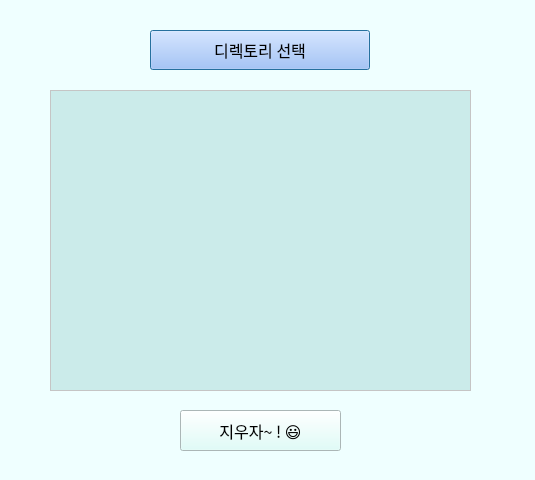
<?xml version="1.0" encoding="UTF-8"?>
<ui version="4.0">
 <class>PicRemover</class>
 <widget class="QDialog" name="PicRemover">
  <property name="windowModality">
   <enum>Qt::NonModal</enum>
  </property>
  <property name="enabled">
   <bool>true</bool>
  </property>
  <property name="geometry">
   <rect>
    <x>0</x>
    <y>0</y>
    <width>535</width>
    <height>480</height>
   </rect>
  </property>
  <property name="sizePolicy">
   <sizepolicy hsizetype="Fixed" vsizetype="Fixed">
    <horstretch>0</horstretch>
    <verstretch>0</verstretch>
   </sizepolicy>
  </property>
  <property name="minimumSize">
   <size>
    <width>535</width>
    <height>480</height>
   </size>
  </property>
  <property name="maximumSize">
   <size>
    <width>535</width>
    <height>480</height>
   </size>
  </property>
  <property name="palette">
   <palette>
    <active>
     <colorrole role="WindowText">
      <brush brushstyle="SolidPattern">
       <color alpha="255">
        <red>0</red>
        <green>0</green>
        <blue>0</blue>
       </color>
      </brush>
     </colorrole>
     <colorrole role="Button">
      <brush brushstyle="SolidPattern">
       <color alpha="255">
        <red>215</red>
        <green>255</green>
        <blue>249</blue>
       </color>
      </brush>
     </colorrole>
     <colorrole role="Light">
      <brush brushstyle="SolidPattern">
       <color alpha="255">
        <red>255</red>
        <green>255</green>
        <blue>255</blue>
       </color>
      </brush>
     </colorrole>
     <colorrole role="Midlight">
      <brush brushstyle="SolidPattern">
       <color alpha="255">
        <red>255</red>
        <green>255</green>
        <blue>255</blue>
       </color>
      </brush>
     </colorrole>
     <colorrole role="Dark">
      <brush brushstyle="SolidPattern">
       <color alpha="255">
        <red>255</red>
        <green>255</green>
        <blue>255</blue>
       </color>
      </brush>
     </colorrole>
     <colorrole role="Mid">
      <brush brushstyle="SolidPattern">
       <color alpha="255">
        <red>255</red>
        <green>255</green>
        <blue>255</blue>
       </color>
      </brush>
     </colorrole>
     <colorrole role="Text">
      <brush brushstyle="SolidPattern">
       <color alpha="255">
        <red>0</red>
        <green>0</green>
        <blue>0</blue>
       </color>
      </brush>
     </colorrole>
     <colorrole role="BrightText">
      <brush brushstyle="SolidPattern">
       <color alpha="255">
        <red>255</red>
        <green>255</green>
        <blue>255</blue>
       </color>
      </brush>
     </colorrole>
     <colorrole role="ButtonText">
      <brush brushstyle="SolidPattern">
       <color alpha="255">
        <red>0</red>
        <green>0</green>
        <blue>0</blue>
       </color>
      </brush>
     </colorrole>
     <colorrole role="Base">
      <brush brushstyle="SolidPattern">
       <color alpha="255">
        <red>232</red>
        <green>232</green>
        <blue>232</blue>
       </color>
      </brush>
     </colorrole>
     <colorrole role="Window">
      <brush brushstyle="SolidPattern">
       <color alpha="255">
        <red>239</red>
        <green>255</green>
        <blue>255</blue>
       </color>
      </brush>
     </colorrole>
     <colorrole role="Shadow">
      <brush brushstyle="SolidPattern">
       <color alpha="255">
        <red>0</red>
        <green>0</green>
        <blue>0</blue>
       </color>
      </brush>
     </colorrole>
     <colorrole role="AlternateBase">
      <brush brushstyle="SolidPattern">
       <color alpha="255">
        <red>255</red>
        <green>255</green>
        <blue>255</blue>
       </color>
      </brush>
     </colorrole>
     <colorrole role="ToolTipBase">
      <brush brushstyle="SolidPattern">
       <color alpha="255">
        <red>255</red>
        <green>255</green>
        <blue>220</blue>
       </color>
      </brush>
     </colorrole>
     <colorrole role="ToolTipText">
      <brush brushstyle="SolidPattern">
       <color alpha="255">
        <red>0</red>
        <green>0</green>
        <blue>0</blue>
       </color>
      </brush>
     </colorrole>
    </active>
    <inactive>
     <colorrole role="WindowText">
      <brush brushstyle="SolidPattern">
       <color alpha="255">
        <red>0</red>
        <green>0</green>
        <blue>0</blue>
       </color>
      </brush>
     </colorrole>
     <colorrole role="Button">
      <brush brushstyle="SolidPattern">
       <color alpha="255">
        <red>215</red>
        <green>255</green>
        <blue>249</blue>
       </color>
      </brush>
     </colorrole>
     <colorrole role="Light">
      <brush brushstyle="SolidPattern">
       <color alpha="255">
        <red>255</red>
        <green>255</green>
        <blue>255</blue>
       </color>
      </brush>
     </colorrole>
     <colorrole role="Midlight">
      <brush brushstyle="SolidPattern">
       <color alpha="255">
        <red>255</red>
        <green>255</green>
        <blue>255</blue>
       </color>
      </brush>
     </colorrole>
     <colorrole role="Dark">
      <brush brushstyle="SolidPattern">
       <color alpha="255">
        <red>255</red>
        <green>255</green>
        <blue>255</blue>
       </color>
      </brush>
     </colorrole>
     <colorrole role="Mid">
      <brush brushstyle="SolidPattern">
       <color alpha="255">
        <red>255</red>
        <green>255</green>
        <blue>255</blue>
       </color>
      </brush>
     </colorrole>
     <colorrole role="Text">
      <brush brushstyle="SolidPattern">
       <color alpha="255">
        <red>0</red>
        <green>0</green>
        <blue>0</blue>
       </color>
      </brush>
     </colorrole>
     <colorrole role="BrightText">
      <brush brushstyle="SolidPattern">
       <color alpha="255">
        <red>255</red>
        <green>255</green>
        <blue>255</blue>
       </color>
      </brush>
     </colorrole>
     <colorrole role="ButtonText">
      <brush brushstyle="SolidPattern">
       <color alpha="255">
        <red>0</red>
        <green>0</green>
        <blue>0</blue>
       </color>
      </brush>
     </colorrole>
     <colorrole role="Base">
      <brush brushstyle="SolidPattern">
       <color alpha="255">
        <red>232</red>
        <green>232</green>
        <blue>232</blue>
       </color>
      </brush>
     </colorrole>
     <colorrole role="Window">
      <brush brushstyle="SolidPattern">
       <color alpha="255">
        <red>239</red>
        <green>255</green>
        <blue>255</blue>
       </color>
      </brush>
     </colorrole>
     <colorrole role="Shadow">
      <brush brushstyle="SolidPattern">
       <color alpha="255">
        <red>0</red>
        <green>0</green>
        <blue>0</blue>
       </color>
      </brush>
     </colorrole>
     <colorrole role="AlternateBase">
      <brush brushstyle="SolidPattern">
       <color alpha="255">
        <red>255</red>
        <green>255</green>
        <blue>255</blue>
       </color>
      </brush>
     </colorrole>
     <colorrole role="ToolTipBase">
      <brush brushstyle="SolidPattern">
       <color alpha="255">
        <red>255</red>
        <green>255</green>
        <blue>220</blue>
       </color>
      </brush>
     </colorrole>
     <colorrole role="ToolTipText">
      <brush brushstyle="SolidPattern">
       <color alpha="255">
        <red>0</red>
        <green>0</green>
        <blue>0</blue>
       </color>
      </brush>
     </colorrole>
    </inactive>
    <disabled>
     <colorrole role="WindowText">
      <brush brushstyle="SolidPattern">
       <color alpha="255">
        <red>255</red>
        <green>255</green>
        <blue>255</blue>
       </color>
      </brush>
     </colorrole>
     <colorrole role="Button">
      <brush brushstyle="SolidPattern">
       <color alpha="255">
        <red>215</red>
        <green>255</green>
        <blue>249</blue>
       </color>
      </brush>
     </colorrole>
     <colorrole role="Light">
      <brush brushstyle="SolidPattern">
       <color alpha="255">
        <red>255</red>
        <green>255</green>
        <blue>255</blue>
       </color>
      </brush>
     </colorrole>
     <colorrole role="Midlight">
      <brush brushstyle="SolidPattern">
       <color alpha="255">
        <red>255</red>
        <green>255</green>
        <blue>255</blue>
       </color>
      </brush>
     </colorrole>
     <colorrole role="Dark">
      <brush brushstyle="SolidPattern">
       <color alpha="255">
        <red>255</red>
        <green>255</green>
        <blue>255</blue>
       </color>
      </brush>
     </colorrole>
     <colorrole role="Mid">
      <brush brushstyle="SolidPattern">
       <color alpha="255">
        <red>255</red>
        <green>255</green>
        <blue>255</blue>
       </color>
      </brush>
     </colorrole>
     <colorrole role="Text">
      <brush brushstyle="SolidPattern">
       <color alpha="255">
        <red>255</red>
        <green>255</green>
        <blue>255</blue>
       </color>
      </brush>
     </colorrole>
     <colorrole role="BrightText">
      <brush brushstyle="SolidPattern">
       <color alpha="255">
        <red>255</red>
        <green>255</green>
        <blue>255</blue>
       </color>
      </brush>
     </colorrole>
     <colorrole role="ButtonText">
      <brush brushstyle="SolidPattern">
       <color alpha="255">
        <red>255</red>
        <green>255</green>
        <blue>255</blue>
       </color>
      </brush>
     </colorrole>
     <colorrole role="Base">
      <brush brushstyle="SolidPattern">
       <color alpha="255">
        <red>239</red>
        <green>255</green>
        <blue>255</blue>
       </color>
      </brush>
     </colorrole>
     <colorrole role="Window">
      <brush brushstyle="SolidPattern">
       <color alpha="255">
        <red>239</red>
        <green>255</green>
        <blue>255</blue>
       </color>
      </brush>
     </colorrole>
     <colorrole role="Shadow">
      <brush brushstyle="SolidPattern">
       <color alpha="255">
        <red>0</red>
        <green>0</green>
        <blue>0</blue>
       </color>
      </brush>
     </colorrole>
     <colorrole role="AlternateBase">
      <brush brushstyle="SolidPattern">
       <color alpha="255">
        <red>255</red>
        <green>255</green>
        <blue>255</blue>
       </color>
      </brush>
     </colorrole>
     <colorrole role="ToolTipBase">
      <brush brushstyle="SolidPattern">
       <color alpha="255">
        <red>255</red>
        <green>255</green>
        <blue>220</blue>
       </color>
      </brush>
     </colorrole>
     <colorrole role="ToolTipText">
      <brush brushstyle="SolidPattern">
       <color alpha="255">
        <red>0</red>
        <green>0</green>
        <blue>0</blue>
       </color>
      </brush>
     </colorrole>
    </disabled>
   </palette>
  </property>
  <property name="font">
   <font>
    <family>아리따-돋움(TTF)-SemiBold</family>
    <pointsize>12</pointsize>
   </font>
  </property>
  <property name="contextMenuPolicy">
   <enum>Qt::CustomContextMenu</enum>
  </property>
  <property name="acceptDrops">
   <bool>false</bool>
  </property>
  <property name="windowTitle">
   <string>Pic Remover</string>
  </property>
  <property name="layoutDirection">
   <enum>Qt::LeftToRight</enum>
  </property>
  <widget class="QPushButton" name="upload_btn">
   <property name="geometry">
    <rect>
     <x>150</x>
     <y>30</y>
     <width>220</width>
     <height>40</height>
    </rect>
   </property>
   <property name="sizePolicy">
    <sizepolicy hsizetype="Fixed" vsizetype="Fixed">
     <horstretch>0</horstretch>
     <verstretch>0</verstretch>
    </sizepolicy>
   </property>
   <property name="maximumSize">
    <size>
     <width>220</width>
     <height>40</height>
    </size>
   </property>
   <property name="palette">
    <palette>
     <active>
      <colorrole role="WindowText">
       <brush brushstyle="SolidPattern">
        <color alpha="255">
         <red>0</red>
         <green>0</green>
         <blue>0</blue>
        </color>
       </brush>
      </colorrole>
      <colorrole role="Button">
       <brush brushstyle="SolidPattern">
        <color alpha="255">
         <red>156</red>
         <green>188</green>
         <blue>255</blue>
        </color>
       </brush>
      </colorrole>
      <colorrole role="Light">
       <brush brushstyle="SolidPattern">
        <color alpha="255">
         <red>255</red>
         <green>255</green>
         <blue>255</blue>
        </color>
       </brush>
      </colorrole>
      <colorrole role="Midlight">
       <brush brushstyle="SolidPattern">
        <color alpha="255">
         <red>205</red>
         <green>221</green>
         <blue>255</blue>
        </color>
       </brush>
      </colorrole>
      <colorrole role="Dark">
       <brush brushstyle="SolidPattern">
        <color alpha="255">
         <red>78</red>
         <green>94</green>
         <blue>127</blue>
        </color>
       </brush>
      </colorrole>
      <colorrole role="Mid">
       <brush brushstyle="SolidPattern">
        <color alpha="255">
         <red>104</red>
         <green>125</green>
         <blue>170</blue>
        </color>
       </brush>
      </colorrole>
      <colorrole role="Text">
       <brush brushstyle="SolidPattern">
        <color alpha="255">
         <red>0</red>
         <green>0</green>
         <blue>0</blue>
        </color>
       </brush>
      </colorrole>
      <colorrole role="BrightText">
       <brush brushstyle="SolidPattern">
        <color alpha="255">
         <red>255</red>
         <green>255</green>
         <blue>255</blue>
        </color>
       </brush>
      </colorrole>
      <colorrole role="ButtonText">
       <brush brushstyle="SolidPattern">
        <color alpha="255">
         <red>0</red>
         <green>0</green>
         <blue>0</blue>
        </color>
       </brush>
      </colorrole>
      <colorrole role="Base">
       <brush brushstyle="SolidPattern">
        <color alpha="255">
         <red>255</red>
         <green>255</green>
         <blue>255</blue>
        </color>
       </brush>
      </colorrole>
      <colorrole role="Window">
       <brush brushstyle="SolidPattern">
        <color alpha="255">
         <red>156</red>
         <green>188</green>
         <blue>255</blue>
        </color>
       </brush>
      </colorrole>
      <colorrole role="Shadow">
       <brush brushstyle="SolidPattern">
        <color alpha="255">
         <red>0</red>
         <green>0</green>
         <blue>0</blue>
        </color>
       </brush>
      </colorrole>
      <colorrole role="AlternateBase">
       <brush brushstyle="SolidPattern">
        <color alpha="255">
         <red>205</red>
         <green>221</green>
         <blue>255</blue>
        </color>
       </brush>
      </colorrole>
      <colorrole role="ToolTipBase">
       <brush brushstyle="SolidPattern">
        <color alpha="255">
         <red>255</red>
         <green>255</green>
         <blue>220</blue>
        </color>
       </brush>
      </colorrole>
      <colorrole role="ToolTipText">
       <brush brushstyle="SolidPattern">
        <color alpha="255">
         <red>0</red>
         <green>0</green>
         <blue>0</blue>
        </color>
       </brush>
      </colorrole>
     </active>
     <inactive>
      <colorrole role="WindowText">
       <brush brushstyle="SolidPattern">
        <color alpha="255">
         <red>0</red>
         <green>0</green>
         <blue>0</blue>
        </color>
       </brush>
      </colorrole>
      <colorrole role="Button">
       <brush brushstyle="SolidPattern">
        <color alpha="255">
         <red>156</red>
         <green>188</green>
         <blue>255</blue>
        </color>
       </brush>
      </colorrole>
      <colorrole role="Light">
       <brush brushstyle="SolidPattern">
        <color alpha="255">
         <red>255</red>
         <green>255</green>
         <blue>255</blue>
        </color>
       </brush>
      </colorrole>
      <colorrole role="Midlight">
       <brush brushstyle="SolidPattern">
        <color alpha="255">
         <red>205</red>
         <green>221</green>
         <blue>255</blue>
        </color>
       </brush>
      </colorrole>
      <colorrole role="Dark">
       <brush brushstyle="SolidPattern">
        <color alpha="255">
         <red>78</red>
         <green>94</green>
         <blue>127</blue>
        </color>
       </brush>
      </colorrole>
      <colorrole role="Mid">
       <brush brushstyle="SolidPattern">
        <color alpha="255">
         <red>104</red>
         <green>125</green>
         <blue>170</blue>
        </color>
       </brush>
      </colorrole>
      <colorrole role="Text">
       <brush brushstyle="SolidPattern">
        <color alpha="255">
         <red>0</red>
         <green>0</green>
         <blue>0</blue>
        </color>
       </brush>
      </colorrole>
      <colorrole role="BrightText">
       <brush brushstyle="SolidPattern">
        <color alpha="255">
         <red>255</red>
         <green>255</green>
         <blue>255</blue>
        </color>
       </brush>
      </colorrole>
      <colorrole role="ButtonText">
       <brush brushstyle="SolidPattern">
        <color alpha="255">
         <red>0</red>
         <green>0</green>
         <blue>0</blue>
        </color>
       </brush>
      </colorrole>
      <colorrole role="Base">
       <brush brushstyle="SolidPattern">
        <color alpha="255">
         <red>255</red>
         <green>255</green>
         <blue>255</blue>
        </color>
       </brush>
      </colorrole>
      <colorrole role="Window">
       <brush brushstyle="SolidPattern">
        <color alpha="255">
         <red>156</red>
         <green>188</green>
         <blue>255</blue>
        </color>
       </brush>
      </colorrole>
      <colorrole role="Shadow">
       <brush brushstyle="SolidPattern">
        <color alpha="255">
         <red>0</red>
         <green>0</green>
         <blue>0</blue>
        </color>
       </brush>
      </colorrole>
      <colorrole role="AlternateBase">
       <brush brushstyle="SolidPattern">
        <color alpha="255">
         <red>205</red>
         <green>221</green>
         <blue>255</blue>
        </color>
       </brush>
      </colorrole>
      <colorrole role="ToolTipBase">
       <brush brushstyle="SolidPattern">
        <color alpha="255">
         <red>255</red>
         <green>255</green>
         <blue>220</blue>
        </color>
       </brush>
      </colorrole>
      <colorrole role="ToolTipText">
       <brush brushstyle="SolidPattern">
        <color alpha="255">
         <red>0</red>
         <green>0</green>
         <blue>0</blue>
        </color>
       </brush>
      </colorrole>
     </inactive>
     <disabled>
      <colorrole role="WindowText">
       <brush brushstyle="SolidPattern">
        <color alpha="255">
         <red>78</red>
         <green>94</green>
         <blue>127</blue>
        </color>
       </brush>
      </colorrole>
      <colorrole role="Button">
       <brush brushstyle="SolidPattern">
        <color alpha="255">
         <red>156</red>
         <green>188</green>
         <blue>255</blue>
        </color>
       </brush>
      </colorrole>
      <colorrole role="Light">
       <brush brushstyle="SolidPattern">
        <color alpha="255">
         <red>255</red>
         <green>255</green>
         <blue>255</blue>
        </color>
       </brush>
      </colorrole>
      <colorrole role="Midlight">
       <brush brushstyle="SolidPattern">
        <color alpha="255">
         <red>205</red>
         <green>221</green>
         <blue>255</blue>
        </color>
       </brush>
      </colorrole>
      <colorrole role="Dark">
       <brush brushstyle="SolidPattern">
        <color alpha="255">
         <red>78</red>
         <green>94</green>
         <blue>127</blue>
        </color>
       </brush>
      </colorrole>
      <colorrole role="Mid">
       <brush brushstyle="SolidPattern">
        <color alpha="255">
         <red>104</red>
         <green>125</green>
         <blue>170</blue>
        </color>
       </brush>
      </colorrole>
      <colorrole role="Text">
       <brush brushstyle="SolidPattern">
        <color alpha="255">
         <red>78</red>
         <green>94</green>
         <blue>127</blue>
        </color>
       </brush>
      </colorrole>
      <colorrole role="BrightText">
       <brush brushstyle="SolidPattern">
        <color alpha="255">
         <red>255</red>
         <green>255</green>
         <blue>255</blue>
        </color>
       </brush>
      </colorrole>
      <colorrole role="ButtonText">
       <brush brushstyle="SolidPattern">
        <color alpha="255">
         <red>78</red>
         <green>94</green>
         <blue>127</blue>
        </color>
       </brush>
      </colorrole>
      <colorrole role="Base">
       <brush brushstyle="SolidPattern">
        <color alpha="255">
         <red>156</red>
         <green>188</green>
         <blue>255</blue>
        </color>
       </brush>
      </colorrole>
      <colorrole role="Window">
       <brush brushstyle="SolidPattern">
        <color alpha="255">
         <red>156</red>
         <green>188</green>
         <blue>255</blue>
        </color>
       </brush>
      </colorrole>
      <colorrole role="Shadow">
       <brush brushstyle="SolidPattern">
        <color alpha="255">
         <red>0</red>
         <green>0</green>
         <blue>0</blue>
        </color>
       </brush>
      </colorrole>
      <colorrole role="AlternateBase">
       <brush brushstyle="SolidPattern">
        <color alpha="255">
         <red>156</red>
         <green>188</green>
         <blue>255</blue>
        </color>
       </brush>
      </colorrole>
      <colorrole role="ToolTipBase">
       <brush brushstyle="SolidPattern">
        <color alpha="255">
         <red>255</red>
         <green>255</green>
         <blue>220</blue>
        </color>
       </brush>
      </colorrole>
      <colorrole role="ToolTipText">
       <brush brushstyle="SolidPattern">
        <color alpha="255">
         <red>0</red>
         <green>0</green>
         <blue>0</blue>
        </color>
       </brush>
      </colorrole>
     </disabled>
    </palette>
   </property>
   <property name="font">
    <font>
     <family>아리따-돋움(TTF)-SemiBold</family>
     <pointsize>12</pointsize>
    </font>
   </property>
   <property name="autoFillBackground">
    <bool>false</bool>
   </property>
   <property name="styleSheet">
    <string notr="true">background.rgb(201, 255, 208)</string>
   </property>
   <property name="text">
    <string>디렉토리 선택</string>
   </property>
  </widget>
  <widget class="QTextBrowser" name="duplites">
   <property name="geometry">
    <rect>
     <x>50</x>
     <y>90</y>
     <width>421</width>
     <height>301</height>
    </rect>
   </property>
   <property name="palette">
    <palette>
     <active>
      <colorrole role="WindowText">
       <brush brushstyle="SolidPattern">
        <color alpha="255">
         <red>0</red>
         <green>0</green>
         <blue>0</blue>
        </color>
       </brush>
      </colorrole>
      <colorrole role="Button">
       <brush brushstyle="SolidPattern">
        <color alpha="255">
         <red>255</red>
         <green>255</green>
         <blue>255</blue>
        </color>
       </brush>
      </colorrole>
      <colorrole role="Light">
       <brush brushstyle="SolidPattern">
        <color alpha="255">
         <red>255</red>
         <green>255</green>
         <blue>255</blue>
        </color>
       </brush>
      </colorrole>
      <colorrole role="Midlight">
       <brush brushstyle="SolidPattern">
        <color alpha="255">
         <red>255</red>
         <green>255</green>
         <blue>255</blue>
        </color>
       </brush>
      </colorrole>
      <colorrole role="Dark">
       <brush brushstyle="SolidPattern">
        <color alpha="255">
         <red>127</red>
         <green>127</green>
         <blue>127</blue>
        </color>
       </brush>
      </colorrole>
      <colorrole role="Mid">
       <brush brushstyle="SolidPattern">
        <color alpha="255">
         <red>170</red>
         <green>170</green>
         <blue>170</blue>
        </color>
       </brush>
      </colorrole>
      <colorrole role="Text">
       <brush brushstyle="SolidPattern">
        <color alpha="255">
         <red>0</red>
         <green>0</green>
         <blue>0</blue>
        </color>
       </brush>
      </colorrole>
      <colorrole role="BrightText">
       <brush brushstyle="SolidPattern">
        <color alpha="255">
         <red>255</red>
         <green>255</green>
         <blue>255</blue>
        </color>
       </brush>
      </colorrole>
      <colorrole role="ButtonText">
       <brush brushstyle="SolidPattern">
        <color alpha="255">
         <red>0</red>
         <green>0</green>
         <blue>0</blue>
        </color>
       </brush>
      </colorrole>
      <colorrole role="Base">
       <brush brushstyle="SolidPattern">
        <color alpha="255">
         <red>203</red>
         <green>235</green>
         <blue>234</blue>
        </color>
       </brush>
      </colorrole>
      <colorrole role="Window">
       <brush brushstyle="SolidPattern">
        <color alpha="255">
         <red>255</red>
         <green>255</green>
         <blue>255</blue>
        </color>
       </brush>
      </colorrole>
      <colorrole role="Shadow">
       <brush brushstyle="SolidPattern">
        <color alpha="255">
         <red>0</red>
         <green>0</green>
         <blue>0</blue>
        </color>
       </brush>
      </colorrole>
      <colorrole role="AlternateBase">
       <brush brushstyle="SolidPattern">
        <color alpha="255">
         <red>255</red>
         <green>255</green>
         <blue>255</blue>
        </color>
       </brush>
      </colorrole>
      <colorrole role="ToolTipBase">
       <brush brushstyle="SolidPattern">
        <color alpha="255">
         <red>255</red>
         <green>255</green>
         <blue>220</blue>
        </color>
       </brush>
      </colorrole>
      <colorrole role="ToolTipText">
       <brush brushstyle="SolidPattern">
        <color alpha="255">
         <red>0</red>
         <green>0</green>
         <blue>0</blue>
        </color>
       </brush>
      </colorrole>
     </active>
     <inactive>
      <colorrole role="WindowText">
       <brush brushstyle="SolidPattern">
        <color alpha="255">
         <red>0</red>
         <green>0</green>
         <blue>0</blue>
        </color>
       </brush>
      </colorrole>
      <colorrole role="Button">
       <brush brushstyle="SolidPattern">
        <color alpha="255">
         <red>255</red>
         <green>255</green>
         <blue>255</blue>
        </color>
       </brush>
      </colorrole>
      <colorrole role="Light">
       <brush brushstyle="SolidPattern">
        <color alpha="255">
         <red>255</red>
         <green>255</green>
         <blue>255</blue>
        </color>
       </brush>
      </colorrole>
      <colorrole role="Midlight">
       <brush brushstyle="SolidPattern">
        <color alpha="255">
         <red>255</red>
         <green>255</green>
         <blue>255</blue>
        </color>
       </brush>
      </colorrole>
      <colorrole role="Dark">
       <brush brushstyle="SolidPattern">
        <color alpha="255">
         <red>127</red>
         <green>127</green>
         <blue>127</blue>
        </color>
       </brush>
      </colorrole>
      <colorrole role="Mid">
       <brush brushstyle="SolidPattern">
        <color alpha="255">
         <red>170</red>
         <green>170</green>
         <blue>170</blue>
        </color>
       </brush>
      </colorrole>
      <colorrole role="Text">
       <brush brushstyle="SolidPattern">
        <color alpha="255">
         <red>0</red>
         <green>0</green>
         <blue>0</blue>
        </color>
       </brush>
      </colorrole>
      <colorrole role="BrightText">
       <brush brushstyle="SolidPattern">
        <color alpha="255">
         <red>255</red>
         <green>255</green>
         <blue>255</blue>
        </color>
       </brush>
      </colorrole>
      <colorrole role="ButtonText">
       <brush brushstyle="SolidPattern">
        <color alpha="255">
         <red>0</red>
         <green>0</green>
         <blue>0</blue>
        </color>
       </brush>
      </colorrole>
      <colorrole role="Base">
       <brush brushstyle="SolidPattern">
        <color alpha="255">
         <red>203</red>
         <green>235</green>
         <blue>234</blue>
        </color>
       </brush>
      </colorrole>
      <colorrole role="Window">
       <brush brushstyle="SolidPattern">
        <color alpha="255">
         <red>255</red>
         <green>255</green>
         <blue>255</blue>
        </color>
       </brush>
      </colorrole>
      <colorrole role="Shadow">
       <brush brushstyle="SolidPattern">
        <color alpha="255">
         <red>0</red>
         <green>0</green>
         <blue>0</blue>
        </color>
       </brush>
      </colorrole>
      <colorrole role="AlternateBase">
       <brush brushstyle="SolidPattern">
        <color alpha="255">
         <red>255</red>
         <green>255</green>
         <blue>255</blue>
        </color>
       </brush>
      </colorrole>
      <colorrole role="ToolTipBase">
       <brush brushstyle="SolidPattern">
        <color alpha="255">
         <red>255</red>
         <green>255</green>
         <blue>220</blue>
        </color>
       </brush>
      </colorrole>
      <colorrole role="ToolTipText">
       <brush brushstyle="SolidPattern">
        <color alpha="255">
         <red>0</red>
         <green>0</green>
         <blue>0</blue>
        </color>
       </brush>
      </colorrole>
     </inactive>
     <disabled>
      <colorrole role="WindowText">
       <brush brushstyle="SolidPattern">
        <color alpha="255">
         <red>127</red>
         <green>127</green>
         <blue>127</blue>
        </color>
       </brush>
      </colorrole>
      <colorrole role="Button">
       <brush brushstyle="SolidPattern">
        <color alpha="255">
         <red>255</red>
         <green>255</green>
         <blue>255</blue>
        </color>
       </brush>
      </colorrole>
      <colorrole role="Light">
       <brush brushstyle="SolidPattern">
        <color alpha="255">
         <red>255</red>
         <green>255</green>
         <blue>255</blue>
        </color>
       </brush>
      </colorrole>
      <colorrole role="Midlight">
       <brush brushstyle="SolidPattern">
        <color alpha="255">
         <red>255</red>
         <green>255</green>
         <blue>255</blue>
        </color>
       </brush>
      </colorrole>
      <colorrole role="Dark">
       <brush brushstyle="SolidPattern">
        <color alpha="255">
         <red>127</red>
         <green>127</green>
         <blue>127</blue>
        </color>
       </brush>
      </colorrole>
      <colorrole role="Mid">
       <brush brushstyle="SolidPattern">
        <color alpha="255">
         <red>170</red>
         <green>170</green>
         <blue>170</blue>
        </color>
       </brush>
      </colorrole>
      <colorrole role="Text">
       <brush brushstyle="SolidPattern">
        <color alpha="255">
         <red>127</red>
         <green>127</green>
         <blue>127</blue>
        </color>
       </brush>
      </colorrole>
      <colorrole role="BrightText">
       <brush brushstyle="SolidPattern">
        <color alpha="255">
         <red>255</red>
         <green>255</green>
         <blue>255</blue>
        </color>
       </brush>
      </colorrole>
      <colorrole role="ButtonText">
       <brush brushstyle="SolidPattern">
        <color alpha="255">
         <red>127</red>
         <green>127</green>
         <blue>127</blue>
        </color>
       </brush>
      </colorrole>
      <colorrole role="Base">
       <brush brushstyle="SolidPattern">
        <color alpha="255">
         <red>255</red>
         <green>255</green>
         <blue>255</blue>
        </color>
       </brush>
      </colorrole>
      <colorrole role="Window">
       <brush brushstyle="SolidPattern">
        <color alpha="255">
         <red>255</red>
         <green>255</green>
         <blue>255</blue>
        </color>
       </brush>
      </colorrole>
      <colorrole role="Shadow">
       <brush brushstyle="SolidPattern">
        <color alpha="255">
         <red>0</red>
         <green>0</green>
         <blue>0</blue>
        </color>
       </brush>
      </colorrole>
      <colorrole role="AlternateBase">
       <brush brushstyle="SolidPattern">
        <color alpha="255">
         <red>255</red>
         <green>255</green>
         <blue>255</blue>
        </color>
       </brush>
      </colorrole>
      <colorrole role="ToolTipBase">
       <brush brushstyle="SolidPattern">
        <color alpha="255">
         <red>255</red>
         <green>255</green>
         <blue>220</blue>
        </color>
       </brush>
      </colorrole>
      <colorrole role="ToolTipText">
       <brush brushstyle="SolidPattern">
        <color alpha="255">
         <red>0</red>
         <green>0</green>
         <blue>0</blue>
        </color>
       </brush>
      </colorrole>
     </disabled>
    </palette>
   </property>
   <property name="lineWidth">
    <number>5</number>
   </property>
  </widget>
  <widget class="QPushButton" name="del_btn">
   <property name="geometry">
    <rect>
     <x>180</x>
     <y>410</y>
     <width>161</width>
     <height>41</height>
    </rect>
   </property>
   <property name="text">
    <string>지우자~ ! 😃</string>
   </property>
  </widget>
 </widget>
 <resources/>
 <connections/>
</ui>
